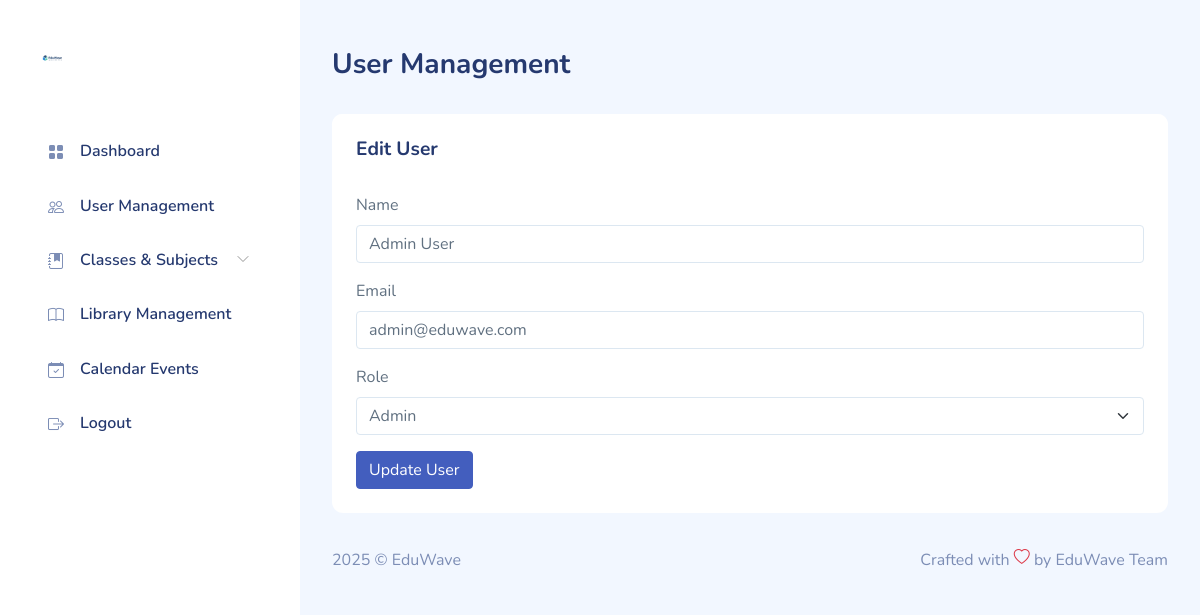
The app's page /admin/users_edit.php?id=1 (signed in) with its own data.
### tables this page shows
CREATE TABLE `users` (
  `id` int(11) NOT NULL,
  `name` varchar(100) NOT NULL,
  `email` varchar(100) DEFAULT NULL,
  `password_hash` varchar(255) NOT NULL,
  `remember_token` varchar(255) DEFAULT NULL,
  `role` enum('Admin','Registrar','Teacher','Student','Parent') NOT NULL,
  `color_theme` varchar(20) NOT NULL,
  `created_at` timestamp NOT NULL DEFAULT current_timestamp()
);

### admin/users_edit.php (the view, shortened to what this page needs)
<?php
require_once __DIR__ . '/../includes/config.php';
$user_id = $_GET['id'];
$stmt = $pdo->prepare('SELECT * FROM users WHERE id = ?');
$stmt->execute([$user_id]);
$user = $stmt->fetch();
?>
<!DOCTYPE html>
<html lang="en">
<head>
    <link rel="stylesheet" href="../dashboardassets/css/bootstrap.css">
    <link rel="stylesheet" href="../dashboardassets/vendors/iconly/bold.css">
    <link rel="stylesheet" href="../dashboardassets/vendors/perfect-scrollbar/perfect-scrollbar.css">
    <link rel="stylesheet" href="../dashboardassets/vendors/bootstrap-icons/bootstrap-icons.css">
    <link rel="stylesheet" href="../dashboardassets/css/app.css">
</head>
<body>
    <div id="app">
        <div id="sidebar" class="active">
            <div class="sidebar-wrapper active">
                <div class="sidebar-header">
                    <div class="d-flex justify-content-between">
                        <div class="logo">
                            <a href="dashboard.php"><img src="../assets/logo.svg" alt="Logo" srcset="" width="40"></a>
                        </div>
                    </div>
                </div>
                <div class="sidebar-menu">
                    <ul class="menu">
                        <li class="sidebar-item">
                            <a href="dashboard.php" class='sidebar-link'>
                                <i class="bi bi-grid-fill"></i>
                                <span>Dashboard</span>
                            </a>
                        </li>
                        <li class="sidebar-item">
                            <a href="users_list.php" class='sidebar-link'>
                                <i class="bi bi-people"></i>
                                <span>User Management</span>
                            </a>
                        </li>
                        <li class="sidebar-item  has-sub">
                            <a href="#" class='sidebar-link'>
                                <i class="bi bi-journal-bookmark-fill"></i>
                                <span>Classes & Subjects</span>
                            </a>
                        </li>
                        <li class="sidebar-item">
                            <a href="library_add.php" class='sidebar-link'>
                                <i class="bi bi-book"></i>
                                <span>Library Management</span>
                            </a>
                        </li>
                        <li class="sidebar-item">
                            <a href="event_add.php" class='sidebar-link'>
                                <i class="bi bi-calendar-check"></i>
                                <span>Calendar Events</span>
                            </a>
                        </li>
                        <li class="sidebar-item">
                            <a href="../logout.php" class='sidebar-link'>
                                <i class="bi bi-box-arrow-right"></i>
                                <span>Logout</span>
                            </a>
                        </li>
                    </ul>
                </div>
            </div>
        </div>
        <div id="main">
            <div class="page-heading">
                <h3>User Management</h3>
            </div>
            <div class="page-content">
                <section class="row">
                    <div class="col-12">
                        <div class="card">
                            <div class="card-header">
                                <h4>Edit User</h4>
                            </div>
                            <div class="card-body">
                                <form method="POST">
                                    <div class="mb-3">
                                        <label for="name" class="form-label">Name</label>
                                        <input type="text" class="form-control" id="name" name="name" value="<?= htmlspecialchars($user['name']) ?>" required>
                                    </div>
                                    <div class="mb-3">
                                        <label for="email" class="form-label">Email</label>
                                        <input type="email" class="form-control" id="email" name="email" value="<?= htmlspecialchars($user['email']) ?>" required>
                                    </div>
                                    <div class="mb-3">
                                        <label for="role" class="form-label">Role</label>
                                        <select class="form-select" id="role" name="role" required>
                                            <option value="Admin" <?= ($user['role'] === 'Admin') ? 'selected' : '' ?>>Admin</option>
                                        </select>
                                    </div>
                                    <button type="submit" class="btn btn-primary">Update User</button>
                                </form>
                            </div>
                        </div>
                    </div>
                </section>
            </div>
            <footer>
                <div class="footer clearfix mb-0 text-muted">
                    <div class="float-start">
                        <p>2025 &copy; EduWave</p>
                    </div>
                    <div class="float-end">
                        <p>Crafted with <span class="text-danger"><i class="bi bi-heart"></i></span> by EduWave Team</p>
                    </div>
                </div>
            </footer>
        </div>
    </div>
</body>
</html>

### dashboardassets/css/app.css (style rules this page uses)
.btn.btn-danger,.btn.btn-info,.btn.btn-primary,.btn.btn-secondary,.btn.btn-success,.btn.btn-warning { color:#fff }
.card { margin-bottom:2.2rem;border:none }
.card .card-header { border:none }
.card .card-header h4 { font-size:1.2rem;font-weight:700 }
.card .card-header~.card-body { padding-top:0 }
.card .card-body { padding:1.5rem }
#sidebar.active .sidebar-wrapper { left:0 }
.sidebar-wrapper { width:300px;height:100vh;position:fixed;top:0;z-index:10;overflow-y:auto;background-color:#fff;bottom:0;transition:left .5s ease-out }
.sidebar-wrapper .sidebar-header { padding:2rem 2rem 1rem;font-size:2rem;font-weight:700 }
.sidebar-wrapper .sidebar-header img { height:1.2rem }
.sidebar-wrapper .menu { margin-top:2rem;padding:0 2rem;font-weight:600 }
.sidebar-wrapper .menu .sidebar-link { display:block;padding:.7rem 1rem;font-size:1rem;display:flex;align-items:center;border-radius:.5rem;transition:all .5s;text-decoration:none;color:#25396f }
.sidebar-wrapper .menu .sidebar-link i,.sidebar-wrapper .menu .sidebar-link svg { color:#7c8db5 }
.sidebar-wrapper .menu .sidebar-link span { margin-left:1rem }
.sidebar-wrapper .menu .sidebar-item { list-style:none;margin-top:.5rem;position:relative }
.sidebar-wrapper .menu .sidebar-item.has-sub .sidebar-link:after { position:absolute;color:#ccc;right:15px;top:12px;display:block }
.bi { width:1rem;height:1rem }
#main { margin-left:300px;padding:2rem }
.page-heading { margin:0 0 2rem }
.page-heading h3 { font-weight:700 }
a { text-decoration:none }

### records on screen
users: name "Admin User", email "admin@eduwave.com", role "Admin"
